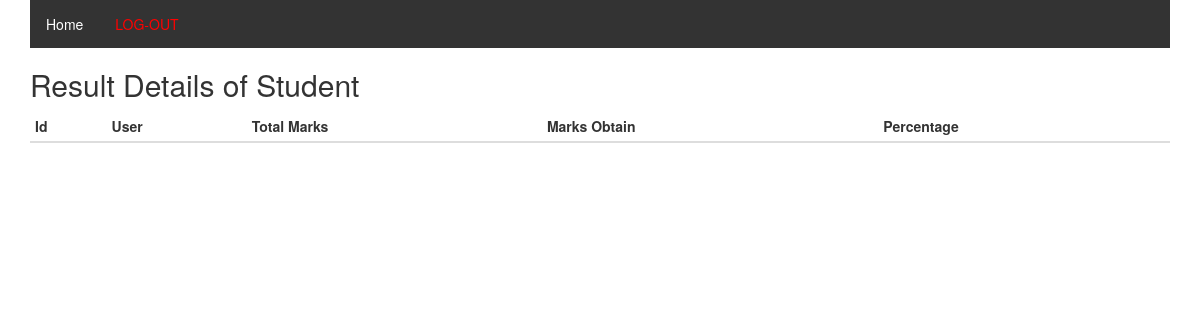
The app's page /view_result1.php, older data.
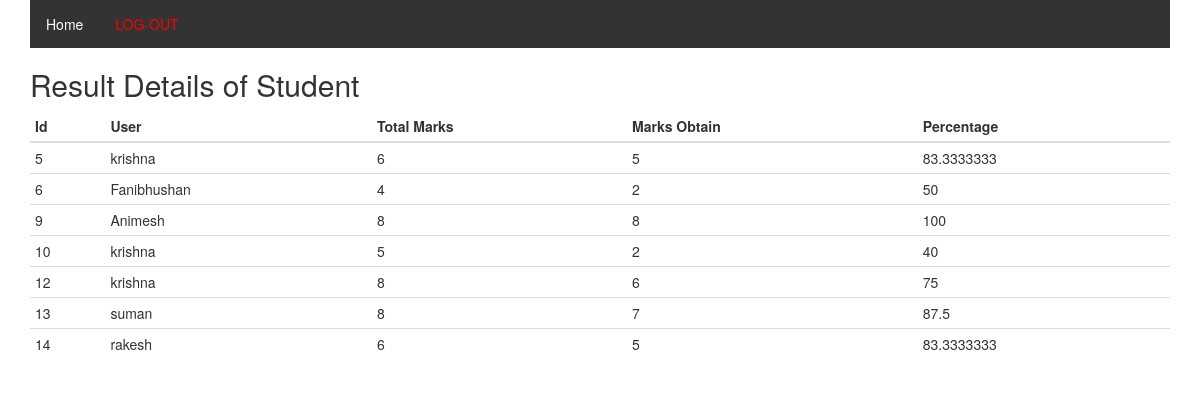
The same page, newer data.
### tables this page shows
CREATE TABLE `result` (
  `id` int(10) NOT NULL,
  `user` varchar(500) NOT NULL,
  `total_mark` int(10) NOT NULL,
  `mark` int(10) NOT NULL,
  `percentage` varchar(10) NOT NULL
);

### view_result1.php (the view, shortened to what this page needs)
<?php
$host="localhost";
$user="root";
$pass="";
$db="exam_question";
$con=mysqli_connect($host,$user,$pass,$db);
$sql=mysqli_query($con,"select * from result");
?>
<!DOCTYPE html>
<html lang="en">
<head>
  <link rel="stylesheet" href="https://maxcdn.bootstrapcdn.com/bootstrap/3.4.1/css/bootstrap.min.css">
</head>
<body>
<div class="container">
<ul>
  <li><a href="student.php">Home</a></li>
  <li><a href="index1.html" style="color:red">LOG-OUT</a></li>
</ul>
  <h2>Result Details of Student</h2>
  <table class="table table-condensed">
    <thead>
      <tr>
       <th>Id</th>
        <th>User</th>
        <th>Total Marks</th>
        <th>Marks Obtain</th>
        <th>Percentage</th>
      </tr>
    </thead>
    <?php
while($row=mysqli_fetch_array($sql))
{
    ?>
<tr>
<td><?php  echo $row['id']; ?></td>
<td><?php  echo $row['user']; ?></td>
<td><?php  echo $row['total_mark']; ?></td>
<td><?php  echo $row['mark']; ?></td>
<td><?php  echo $row['percentage']; ?></td>
</tr>
<?php
}
?>
  </table>
</div>
</body>
</html>

### view_result1.php (style rules this page uses)
ul { list-style-type: none; margin: 0; padding: 0; overflow: hidden; background-color: #333; }
li { float: left; }
li a, .dropbtn { display: inline-block; color: white; text-align: center; padding: 14px 16px; text-decoration: none; }

Row changes from the older to the newer data that the page shows:
added result: id "5", user "krishna", total_mark "6", mark "5", percentage "83.3333333"
added result: id "6", user "Fanibhushan", total_mark "4", mark "2", percentage "50"
added result: id "9", user "Animesh", total_mark "8", mark "8", percentage "100"
added result: id "10", user "krishna", total_mark "5", mark "2", percentage "40"
added result: id "12", user "krishna", total_mark "8", mark "6", percentage "75"
added result: id "13", user "suman", total_mark "8", mark "7", percentage "87.5"
added result: id "14", user "rakesh", total_mark "6", mark "5", percentage "83.3333333"
